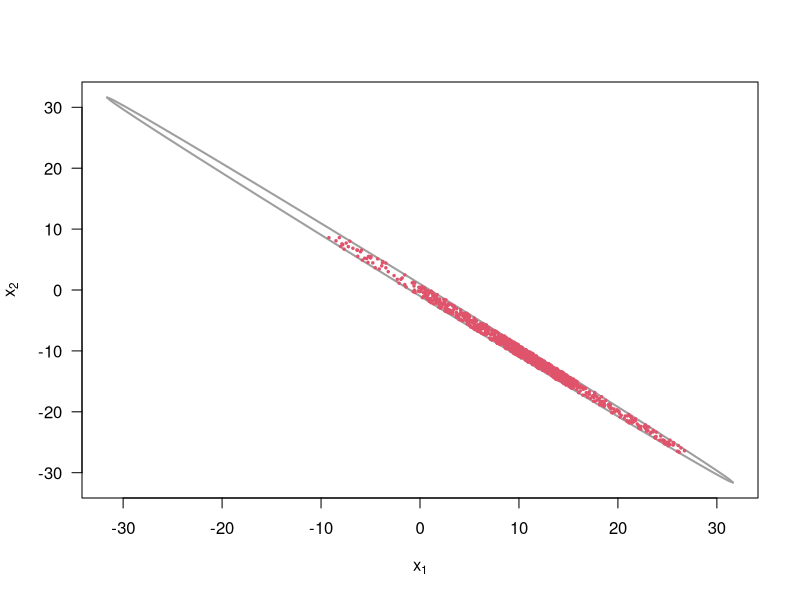

This chart was generated by the following R code: (Note: this script raises an error after producing the figure.)
########################## INIT CODE ###########################################
rm(list = ls())

########################## 2a ##################################################
# DONE

w  <- 1.999

# Draw the boundary of the ellipse
# a range of x1-values, where the term below the root is non-negative 
xv <- seq(-1, 1, by=0.01) * 1/sqrt(1-w^2/4)
plot(xv, xv, type="n", xlab=expression(x[1]), ylab=expression(x[2]), las=1)

# ellipse
lines(xv, -(w/2)*xv-sqrt(1-(1-w^2/4)*xv^2), lwd=2, col=8)
lines(xv, -(w/2)*xv+sqrt(1-(1-w^2/4)*xv^2), lwd=2, col=8)

########################## 2b ##################################################
# DONE
# Since w = 1.999, and  x_{1}^2 + 1.999*x_{1}*x_{2} + x_{2}^2 < 1
# Using the quadratic formula, we apply this on
# x_{1}^2 + 1.999*x_{1}*x_{2} + x_{2}^2 - 1 = 0

# we have
# The conditional distribution for x_{2} given x_{1} is a uniform distribution
# on the interval
# ( -0.9995 * x_{1} - \sqrt{1-0.00099975 * x_{1}^2} , -0.9995 * x_{1} + \sqrt{1-0.00099975 * x_{1}^2})
# The conditional distribution for x_{1} given x_{2} is a uniform distribution
# on the interval
# ( -0.9995 * x_{2} - \sqrt{1-0.00099975 * x_{2}^2} , -0.9995 * x_{2} + \sqrt{1-0.00099975 * x_{2}^2})


########################## 2c ##################################################
# DONE

gibbs_sampling_2c <- function(n, x0) {
    samples <- matrix(nrow = n, ncol = 2)
    x1 <- x0[1]
    x2 <- x0[2]

    count <- 1
    while (count <= n) {
        # Sample x1 from the conditional distribution for x1 given x2
        x1 <- runif(1, -0.9995 * x2 - sqrt(1-0.00099975 * x2^2), -0.9995 * x2 + sqrt(1-0.00099975 * x2^2))
        
        # Sample x2 from the conditional distribution for x2 given x1
        x2 <- runif(1, -0.9995 * x1 - sqrt(1-0.00099975 * x1^2), -0.9995 * x1 + sqrt(1-0.00099975 * x1^2))

        samples[count,] <- c(x1, x2)

        # Calculate p(x1 > 0)
        prob_value <- sum(samples[1:count, 1] > 0) /
              length(samples[1:count, 1])

        cat("The probability that x1 > 0 is", prob_value, "\n")

        count <- count + 1
    }

    return(samples)
}

x0 <- c(0, 0)
n <- 1000
gibbs_sampling_result_2c <- gibbs_sampling_2c(n, x0)

# plot the sample point on the eclipse
points(gibbs_sampling_result_2c[,1], gibbs_sampling_result_2c[,2], col=2, pch=20, cex=0.5)

# comment on the result ( about the true result)

########################## 2d ##################################################
# As we can see from the 2 plots, the ellipse for w = 1.999 is more flat than 
# the ellipse for w = 1.8.

########################## 2e ##################################################
# We need to transform the variable X and convert to 
# U = (U1, U2) = (X_{1} - X{2}, X{1} + X{2})
# And since U is still a uniform distribution, we can use the same method as in 2c

# We have 
# U1 = X_{2} - X_{2}
# U2 = X_{1} + X_{2}
# so we have
# X_{1} = (U1 + U2) / 2
# X_{2} = (U2 - U1) / 2

# We replace this into the original function, and after some simplification, we have
# (2+w) * u_{2}^2 + (2 - w) * u_{1}^2 - 4 = 0

# calculate the boundary of the ellipse, we have 
# (-sqrt((4 -  (2-w) * u_{1}^2) / (2 + w)), sqrt((4 -  (2-w) * u_{1}^2) / (2 + w)))
# another one is
# (-sqrt((4 -  (2+w) * u_{2}^2) / (2 - w)), sqrt((4 -  (2+w) * u_{2}^2) / (2 - w)))

# The boundary of the ellipse is:
w  <- 1.999
xv <- seq(-1, 1, by=0.01) * 1/sqrt(1-w^2/4)

#plot(xv, xv, type="n", xlab=expression(x[1]), ylab=expression(x[2]), las=1)


# substitute w = 1.999, we have

# The conditional distribution for u_{2} given u_{1} is a uniform distribution
# on the interval
# (-\sqrt{\frac{4-0.001 * u_{1}^2}{3.999}}, \sqrt{\frac{4-0.001 * u_{1}^2}{3.999}})
# The conditional distribution for u_{1} given u_{2} is a uniform distribution
# on the interval
# (-\sqrt{\frac{4-3.999 * u_{2}^2}{0.001}}, \sqrt{\frac{4-3.999 * u_{2}^2}{0.001}})



# ellipse
#(-1 * sqrt{(4-0.001 * u1^2}{3.999}}, \sqrt{\frac{4-0.001 * u_{1}^2}{3.999}})
#lines(xv, -(w/2)*xv-sqrt(1-(1-w^2/4)*xv^2), lwd=2, col=8)
#lines(xv, -(w/2)*xv+sqrt(1-(1-w^2/4)*xv^2), lwd=2, col=8)


gibbs_sampling_2e <- function(n, u0) {
    samples <- matrix(nrow = n, ncol = 2)
    u1 <- u0[1]
    u2 <- u0[2]

    count <- 1
    while (count <= n) {
        # Sample x1 from the conditional distribution for x1 given x2
        u1_new <- runif(1,
                        -1 * sqrt((4 - 3.999 * u2^2) / 0.001),
                        sqrt((4 - 3.999 * u2^2) / 0.001)
                        )
        
        # Sample x2 from the conditional distribution for x2 given x1
        u2_new <- runif(1,
                        -1 * sqrt((4 - 0.001 * u1^2)) / 3.999,
                        sqrt((4 - 0.001 * u1^2) / 3.999)
                        )

        samples[count,] <- c(u1_new, u2_new)


        u1 <- u1_new
        u2 <- u2_new

        count <- count + 1
    }

    return(samples)
}

u0 <- c(0, 0)
n <- 1000
gibbs_sampling_result_2e <- gibbs_sampling_2e(n, u0)

# Calculate p(x1 > 0) = p((u1 + u2) / 2 > 0)
prob_value <- sum((gibbs_sampling_result_2e[1:count, 1] + gibbs_sampling_result_2e[1:count, 2])/2 > 0) /
              length(gibbs_sampling_result_2e[1:count, 1])

cat("The probability that x1 > 0 is", prob_value, "\n")

# plot the sample point on the eclipse
points(gibbs_sampling_result_2e[,1], gibbs_sampling_result_2e[,2], col=2, pch=20, cex=0.5)

# TODO: compare the result with the result from 2c
